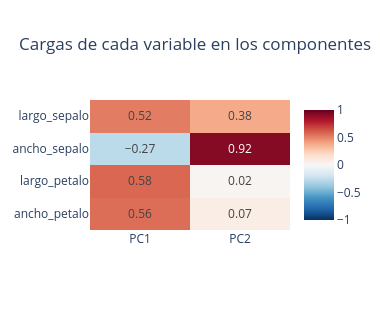

Here is the notebook cell this chart was saved with:
### Markdown cell above
---
# 7️⃣ Cargas y biplot: ¿qué significa cada componente?

Un componente es una **mezcla** de las variables originales:

$$PC_1 = w_1 \cdot x_1 + w_2 \cdot x_2 + \dots + w_p \cdot x_p$$

Los pesos $w$ se llaman **cargas** (*loadings*) y son las coordenadas del eigenvector (`pca.components_`). Una carga grande en valor absoluto = esa variable pesa mucho en ese componente; el **signo** dice si sube o baja con él.

Usamos **Iris** (150 flores, 4 medidas en cm) porque con 4 variables las cargas se leen fácilmente.

### Code cell
from sklearn.datasets import load_iris

iris = load_iris(as_frame=True)
columnas_iris = ['largo_sepalo', 'ancho_sepalo', 'largo_petalo', 'ancho_petalo']
X_iris = StandardScaler().fit_transform(iris.data)

pca_iris = PCA().fit(X_iris)
scores_iris = pca_iris.transform(X_iris)
print("Varianza explicada:", pca_iris.explained_variance_ratio_.round(3))

plot_cargas(pca_iris, columnas_iris, n_componentes=2)

### Figure 1 — Plotly figure (JSON) as saved in the notebook; plotly's stock layout.template omitted (floating-point values rounded to 4 significant figures)
{"data": [{"coloraxis": "coloraxis", "hovertemplate": "x: %{x}<br>y: %{y}<br>color: %{z}<extra></extra>", "name": "0", "texttemplate": "%{z}", "type": "heatmap", "x": ["PC1", "PC2"], "xaxis": "x", "y": ["largo_sepalo", "ancho_sepalo", "largo_petalo", "ancho_petalo"], "yaxis": "y", "z": [[0.52, 0.38], [-0.27, 0.92], [0.58, 0.02], [0.56, 0.07]]}], "layout": {"coloraxis": {"autocolorscale": false, "cmax": 1, "cmin": -1, "colorscale": [[0, "rgb(5,48,97)"], [0.1, "rgb(33,102,172)"], [0.2, "rgb(67,147,195)"], [0.3, "rgb(146,197,222)"], [0.4, "rgb(209,229,240)"], [0.5, "rgb(247,247,247)"], [0.6, "rgb(253,219,199)"], [0.7, "rgb(244,165,130)"], [0.8, "rgb(214,96,77)"], [0.9, "rgb(178,24,43)"], [1, "rgb(103,0,31)"]]}, "height": 310, "title": {"text": "Cargas de cada variable en los componentes"}, "width": 380, "xaxis": {"anchor": "y", "domain": [0, 1]}, "yaxis": {"anchor": "x", "autorange": "reversed", "domain": [0, 1]}}}
